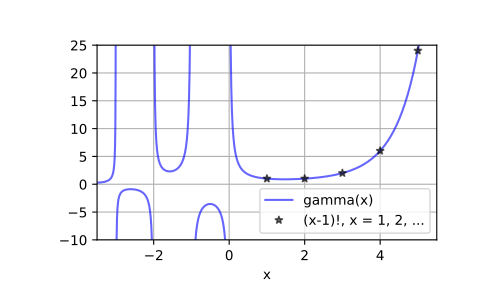

Python code for this plot:
from scipy.special import gamma, factorial

gamma([0, 0.5, 1, 5])
# array([         inf,   1.77245385,   1.        ,  24.        ])

z = 2.5 + 1j
gamma(z)
# (0.77476210455108352+0.70763120437959293j)
gamma(z+1), z*gamma(z)  # Recurrence property
# ((1.2292740569981171+2.5438401155000685j),
# (1.2292740569981158+2.5438401155000658j))

gamma(0.5)**2  # gamma(0.5) = sqrt(pi)
# 3.1415926535897927

# Plot gamma(x) for real x

x = np.linspace(-3.5, 5.5, 2251)
y = gamma(x)

import matplotlib.pyplot as plt
plt.plot(x, y, 'b', alpha=0.6, label='gamma(x)')
k = np.arange(1, 7)
plt.plot(k, factorial(k-1), 'k*', alpha=0.6,
         label='(x-1)!, x = 1, 2, ...')
plt.xlim(-3.5, 5.5)
plt.ylim(-10, 25)
plt.grid()
plt.xlabel('x')
plt.legend(loc='lower right')
plt.show()
